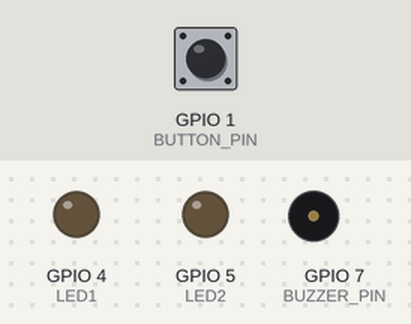
This sketch was run on a simulated ESP32-S3. On the bench: output pins drawn as LEDs (lit = HIGH), buzzer (waves = sounding). The inputs (shaded band) are chosen by the test bench; at power-on: GPIO 1 (BUTTON_PIN) HIGH.

Above: at 1.2 s.
1.3 s: GPIO 1 (BUTTON_PIN) pulled LOW for 0.15 s
At 1.37 s:
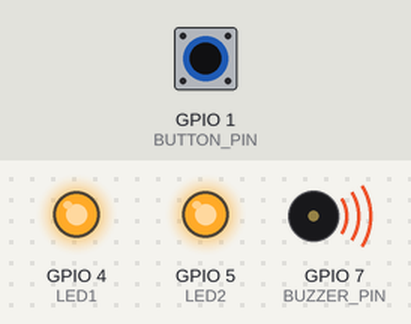
2.9 s: GPIO 1 (BUTTON_PIN) pulled LOW for 3.2 s
At 6.6 s:
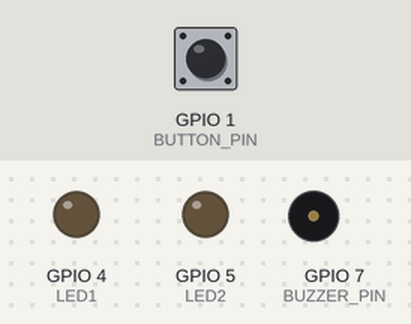
Timing chart, 0 to 8.1 s (numbered marks = the images above; inputs shaded):
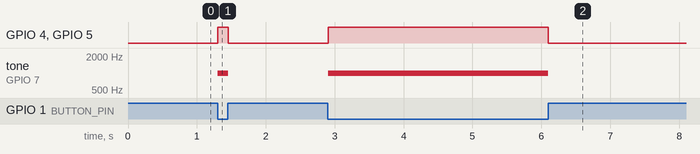

The sketch:

connexionsBuzzerLeds.ino
```cpp
#define LED1 4  // Broche LED 1
#define LED2 5  // Broche LED 2
#define BUTTON_PIN 1  // Broche du bouton
#define BUZZER_PIN 7  // Broche du buzzer

void setup() {
  pinMode(LED1, OUTPUT);
  pinMode(LED2, OUTPUT);
  pinMode(BUZZER_PIN, OUTPUT);
  pinMode(BUTTON_PIN, INPUT_PULLUP);  // Activation du pull-up interne pour le bouton

  Serial.begin(115200);  // Optionnel pour le debug
}

void loop() {
  if (digitalRead(BUTTON_PIN) == LOW) {  // Bouton pressé
    digitalWrite(LED1, HIGH);
    digitalWrite(LED2, HIGH);

    // Émettre un son sur le buzzer avec PWM (fréquence 1000 Hz)
    tone(BUZZER_PIN, 1000);  // fréquence en Hz (ex: 1000 Hz)

  } else {  // Bouton relâché
    digitalWrite(LED1, LOW);
    digitalWrite(LED2, LOW);

    noTone(BUZZER_PIN);
  }
  delay(10);  // Anti-rebonds léger
}
```

Measured:
- after the input at 1.3 s, GPIO 4 (LED1), GPIO 5 (LED2): LOW → HIGH at once, → LOW 0.15 s later; tone on GPIO 7 (BUZZER_PIN): silent → 1000 Hz at once, → silent 0.15 s later
- after the input at 2.9 s, GPIO 4 (LED1), GPIO 5 (LED2): LOW → HIGH at once, → LOW 3.2 s later; tone on GPIO 7 (BUZZER_PIN): silent → 1000 Hz at once, → silent 3.2 s later
